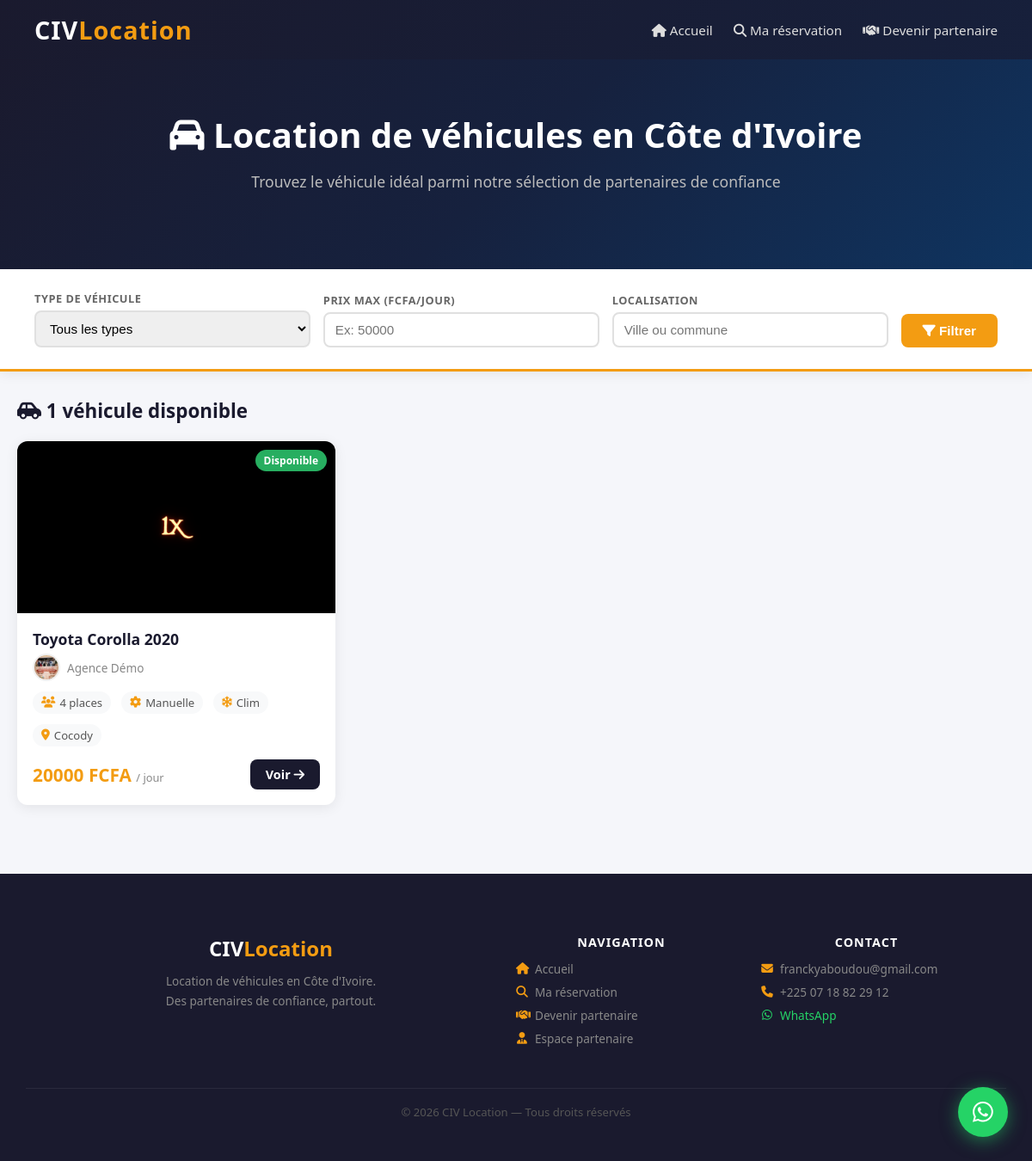
The page / on the database its author committed.
### public/models.py (models this page shows, shortened)
class Vehicule(models.Model):
    TYPE_CHOICES = [
        ('berline', 'Berline'),
        ('suv', 'SUV'),
        ('pickup', 'Pick-up'),
        ('minibus', 'Minibus'),
        ('citadine', 'Citadine'),
        ('utilitaire', 'Utilitaire'),
        ('4x4', '4x4'),
        ('van', 'Van'),
    ]
    TRANSMISSION_CHOICES = [
        ('manuelle', 'Manuelle'),
        ('automatique', 'Automatique'),
    ]
    STATUT_CHOICES = [
        ('en_attente', 'En attente'),
        ('valide', 'Validé'),
        ('rejete', 'Rejeté'),
    ]
    partenaire = models.ForeignKey(Partenaire, on_delete=models.CASCADE, related_name='vehicules')
    marque = models.CharField(max_length=100)
    modele = models.CharField(max_length=100)
    annee = models.PositiveIntegerField()
    type_vehicule = models.CharField(max_length=20, choices=TYPE_CHOICES)
    couleur = models.CharField(max_length=50)
    nombre_places = models.PositiveIntegerField()
    transmission = models.CharField(max_length=20, choices=TRANSMISSION_CHOICES)
    climatisation = models.BooleanField(default=True)
    prix_par_jour = models.DecimalField(max_digits=10, decimal_places=0)
    localisation = models.CharField(max_length=200)
    disponible = models.BooleanField(default=True)
    description = models.TextField(blank=True)
    statut_validation = models.CharField(max_length=20, choices=STATUT_CHOICES, default='en_attente')
    date_ajout = models.DateTimeField(default=timezone.now)
    vues = models.PositiveIntegerField(default=0)
    class Meta:
        verbose_name = 'Véhicule'
        verbose_name_plural = 'Véhicules'
        ordering = ['-date_ajout']
    def photo_principale(self):
        photo = self.photos.first()
        return photo if photo else None

class PhotoVehicule(models.Model):
    vehicule = models.ForeignKey(Vehicule, on_delete=models.CASCADE, related_name='photos')
    image = models.ImageField(upload_to=upload_vehicule_photo)
    ordre = models.PositiveIntegerField(default=0)
    class Meta:
        ordering = ['ordre']

class Partenaire(models.Model):
    STATUT_CHOICES = [
        ('en_attente', 'En attente'),
        ('actif', 'Actif'),
        ('suspendu', 'Suspendu'),
    ]
    nom_agence = models.CharField(max_length=200)
    nom_responsable = models.CharField(max_length=100)
    prenom_responsable = models.CharField(max_length=100)
    email = models.EmailField(unique=True)
    telephone = models.CharField(max_length=20)
    adresse = models.TextField()
    ville = models.CharField(max_length=100)
    logo = models.ImageField(upload_to='partenaires/logos/', blank=True, null=True)
    document_justificatif = models.FileField(upload_to='partenaires/documents/', blank=True, null=True)
    mot_de_passe = models.CharField(max_length=255)
    statut = models.CharField(max_length=20, choices=STATUT_CHOICES, default='en_attente')
    date_inscription = models.DateTimeField(default=timezone.now)
    derniere_connexion = models.DateTimeField(null=True, blank=True)
    class Meta:
        verbose_name = 'Partenaire'
        verbose_name_plural = 'Partenaires'
        ordering = ['-date_inscription']

### public/views.py (the view)
# urls.py: path('', views.accueil, name='accueil'),
def accueil(request):
    vehicules = Vehicule.objects.filter(statut_validation='valide', disponible=True)
    type_filtre = request.GET.get('type', '')
    prix_max = request.GET.get('prix_max', '')
    localisation = request.GET.get('localisation', '')
    if type_filtre:
        vehicules = vehicules.filter(type_vehicule=type_filtre)
    if prix_max:
        try:
            vehicules = vehicules.filter(prix_par_jour__lte=float(prix_max))
        except ValueError:
            pass
    if localisation:
        vehicules = vehicules.filter(localisation__icontains=localisation)
    types = Vehicule.TYPE_CHOICES
    localisations = Vehicule.objects.filter(statut_validation='valide').values_list('localisation', flat=True).distinct()
    return render(request, 'public/accueil.html', {
        'vehicules': vehicules, 'types': types, 'localisations': localisations,
        'type_filtre': type_filtre, 'prix_max': prix_max, 'localisation': localisation,
    })

### public/templates/public/accueil.html (shortened to what this page needs)
<!DOCTYPE html>
<html lang="fr">
<head>
<link rel="stylesheet" href="https://cdnjs.cloudflare.com/ajax/libs/font-awesome/6.4.0/css/all.min.css">
</head>
<body>
<header>
  <div class="header-top">
    <div class="logo">CIV<span>Location</span></div>
    <nav>
      <a href="{% url 'accueil' %}"><i class="fas fa-home"></i> Accueil</a>
      <a href="{% url 'suivi_reservation' %}"><i class="fas fa-search"></i> Ma réservation</a>
      <a href="{% url 'devenir_partenaire' %}"><i class="fas fa-handshake"></i> Devenir partenaire</a>
    </nav>
  </div>
  <div class="hero">
    <h1><i class="fas fa-car"></i> Location de véhicules en Côte d'Ivoire</h1>
    <p>Trouvez le véhicule idéal parmi notre sélection de partenaires de confiance</p>
  </div>
</header>
<div class="filtres">
  <form method="get">
    <div class="groupe">
      <label>Type de véhicule</label>
      <select name="type">
        <option value="">Tous les types</option>
      </select>
    </div>
    <div class="groupe">
      <label>Prix max (FCFA/jour)</label>
      <input type="number" name="prix_max" placeholder="Ex: 50000" value="{{ prix_max }}" min="0">
    </div>
    <div class="groupe">
      <label>Localisation</label>
      <input type="text" name="localisation" placeholder="Ville ou commune" value="{{ localisation }}">
    </div>
    <button type="submit" class="btn-filtre"><i class="fas fa-filter"></i> Filtrer</button>
  </form>
</div>
<div class="container">
  <div class="section-titre">
    <i class="fas fa-car-side"></i>
    {{ vehicules|length }} véhicule{{ vehicules|length|pluralize }} disponible{{ vehicules|length|pluralize }}
  </div>
  {% if vehicules %}
  <div class="grille">
    {% for v in vehicules %}
    <div class="carte">
      <div class="carte-img">
        {% if v.photo_principale %}
        <img src="{{ v.photo_principale.image.url }}" alt="{{ v.marque }} {{ v.modele }}">
        {% else %}
        <div class="no-photo"><i class="fas fa-car"></i></div>
        {% endif %}
        <span class="badge-dispo {% if v.disponible %}disponible{% else %}indisponible{% endif %}">
          {% if v.disponible %}Disponible{% else %}Indisponible{% endif %}
        </span>
      </div>
      <div class="carte-corps">
        <div class="carte-titre">{{ v.marque }} {{ v.modele }} {{ v.annee }}</div>
        <div class="carte-agence-wrap">
          {% if v.partenaire.logo %}
          <img src="{{ v.partenaire.logo.url }}" class="logo-agence" alt="{{ v.partenaire.nom_agence }}">
          {% else %}
          <div class="logo-agence-defaut">{{ v.partenaire.nom_agence|slice:":1"|upper }}</div>
          {% endif %}
          <span style="font-size:.85rem;color:#888;font-weight:500">{{ v.partenaire.nom_agence }}</span>
        </div>
        <div class="carte-infos">
          <span class="info-chip"><i class="fas fa-users"></i> {{ v.nombre_places }} places</span>
          <span class="info-chip"><i class="fas fa-cog"></i> {{ v.get_transmission_display }}</span>
          {% if v.climatisation %}<span class="info-chip"><i class="fas fa-snowflake"></i> Clim</span>{% endif %}
          <span class="info-chip"><i class="fas fa-map-marker-alt"></i> {{ v.localisation }}</span>
        </div>
        <div class="carte-prix">
          <div class="prix">{{ v.prix_par_jour|floatformat:0 }} FCFA <span>/ jour</span></div>
          <a href="{% url 'detail_vehicule' v.pk %}" class="btn-voir">Voir <i class="fas fa-arrow-right"></i></a>
        </div>
      </div>
    </div>
    {% endfor %}
  </div>
  {% endif %}
</div>
<footer>
  <div class="footer-main">
    <div class="footer-brand">
      <div class="footer-logo">CIV<span>Location</span></div>
      <p>Location de véhicules en Côte d'Ivoire.<br>Des partenaires de confiance, partout.</p>
    </div>
    <div class="footer-links">
      <h4>Navigation</h4>
      <a href="/"><i class="fas fa-home"></i> Accueil</a>
      <a href="/ma-reservation/"><i class="fas fa-search"></i> Ma réservation</a>
      <a href="/devenir-partenaire/"><i class="fas fa-handshake"></i> Devenir partenaire</a>
      <a href="/partenaire/connexion/"><i class="fas fa-user-tie"></i> Espace partenaire</a>
    </div>
    <div class="footer-contact">
      <h4>Contact</h4>
      <a href="mailto:franckyaboudou@gmail.com"><i class="fas fa-envelope"></i> franckyaboudou@gmail.com</a>
      <a href="tel:+2250789923611"><i class="fas fa-phone"></i> +225 07 18 82 29 12</a>
      <a href="https://wa.me/2250718822912" target="_blank" class="wa-link"><i class="fab fa-whatsapp"></i> WhatsApp</a>
    </div>
  </div>
  <div class="footer-bottom">
    <p>© 2026 CIV Location — Tous droits réservés</p>
  </div>
</footer>
<a href="https://wa.me/2250718822912" target="_blank" class="whatsapp-float" title="Contactez-nous sur WhatsApp">
  <i class="fab fa-whatsapp"></i>
</a>
</body>
</html>

### public/templates/public/accueil.html (style rules this page uses)
* { margin:0;padding:0;box-sizing:border-box }
body { font-family:'Segoe UI',sans-serif;background:#f5f6fa;color:#333 }
header { background:linear-gradient(135deg,#1a1a2e,#16213e);color:#fff;padding:0 }
.header-top { display:flex;align-items:center;justify-content:space-between;padding:15px 40px }
.logo { font-size:1.8rem;font-weight:800;letter-spacing:1px }
.logo span { color:#f39c12 }
nav a { color:#ddd;text-decoration:none;margin-left:20px;font-size:.95rem;transition:color .2s }
.hero { background:linear-gradient(135deg,#1a1a2e 0%,#16213e 50%,#0f3460 100%);color:#fff;text-align:center;padding:60px 20px }
.hero h1 { font-size:2.5rem;margin-bottom:15px }
.hero p { font-size:1.1rem;color:#bbb;margin-bottom:30px }
.filtres { background:#fff;padding:25px 40px;box-shadow:0 2px 15px rgba(0,0,0,.08);border-bottom:3px solid #f39c12 }
.filtres form { display:flex;gap:15px;flex-wrap:wrap;align-items:flex-end }
.filtres .groupe { display:flex;flex-direction:column;gap:5px;flex:1;min-width:180px }
.filtres label { font-size:.8rem;font-weight:600;color:#666;text-transform:uppercase;letter-spacing:.5px }
.filtres select,.filtres input { padding:10px 12px;border:2px solid #e0e0e0;border-radius:8px;font-size:.95rem;transition:border-color .2s }
.btn-filtre { background:#f39c12;color:#fff;border:none;padding:11px 25px;border-radius:8px;cursor:pointer;font-weight:600;font-size:.95rem;white-space:nowrap }
.container { max-width:1200px;margin:0 auto;padding:30px 20px }
.section-titre { font-size:1.4rem;font-weight:700;margin-bottom:20px;color:#1a1a2e }
.grille { display:grid;grid-template-columns:repeat(auto-fill,minmax(300px,1fr));gap:25px }
.carte { background:#fff;border-radius:12px;overflow:hidden;box-shadow:0 3px 15px rgba(0,0,0,.08);transition:transform .2s,box-shadow .2s }
.carte-img { height:200px;overflow:hidden;background:#eee;position:relative }
.carte-img img { width:100%;height:100%;object-fit:cover }
.badge-dispo { position:absolute;top:10px;right:10px;padding:4px 10px;border-radius:20px;font-size:.75rem;font-weight:700 }
.badge-dispo.disponible { background:#27ae60;color:#fff }
.carte-corps { padding:18px }
.carte-titre { font-size:1.1rem;font-weight:700;margin-bottom:5px;color:#1a1a2e }
.carte-infos { display:flex;gap:12px;flex-wrap:wrap;margin-bottom:15px }
.info-chip { display:flex;align-items:center;gap:5px;font-size:.82rem;color:#555;background:#f8f9fa;padding:4px 10px;border-radius:20px }
.info-chip i { color:#f39c12 }
.carte-prix { display:flex;align-items:center;justify-content:space-between }
.prix { font-size:1.3rem;font-weight:800;color:#f39c12 }
.prix span { font-size:.8rem;color:#888;font-weight:400 }
.btn-voir { background:#1a1a2e;color:#fff;text-decoration:none;padding:8px 18px;border-radius:8px;font-size:.9rem;font-weight:600;transition:background .2s }
footer { background:#1a1a2e;color:#aaa;text-align:center;padding:30px;margin-top:50px }
footer a { color:#f39c12;text-decoration:none }
footer { background:#1a1a2e;color:#aaa;margin-top:50px }
.footer-main { display:grid;grid-template-columns:2fr 1fr 1fr;gap:40px;padding:40px;max-width:1200px;margin:0 auto }
.footer-brand .footer-logo { font-size:1.5rem;font-weight:800;color:#fff;margin-bottom:10px }
.footer-brand .footer-logo span { color:#f39c12 }
.footer-brand p { font-size:.85rem;line-height:1.7;color:#888 }
.footer-links h4,.footer-contact h4 { color:#fff;font-size:.9rem;margin-bottom:12px;text-transform:uppercase;letter-spacing:1px }
.footer-links a,.footer-contact a { display:flex;align-items:center;gap:8px;color:#888;text-decoration:none;font-size:.85rem;margin-bottom:8px;transition:color .2s }
.footer-links a i,.footer-contact a i { width:14px;color:#f39c12 }
.footer-contact .wa-link { color:#25d366 !important }
.footer-contact .wa-link i { color:#25d366 !important }
.footer-bottom { border-top:1px solid rgba(255,255,255,.07);padding:18px 40px;text-align:center;font-size:.82rem;color:#555 }
.whatsapp-float { position:fixed;bottom:28px;right:28px;background:#25d366;color:#fff;border-radius:50%;width:58px;height:58px;display:flex;align-items:center;justify-content:center;font-size:1.7rem;text-decoration:none;box-shadow:0 4px 20px rgba(37,211,102,.5);z-index:9999;transition:transform .2s,box-shadow .2s;animation:pulse-wa 2.5s infinite }
.carte-agence-wrap { display:flex;align-items:center;gap:8px;margin-bottom:12px }
.logo-agence { width:32px;height:32px;border-radius:50%;object-fit:cover;border:2px solid #f0f0f0;flex-shrink:0 }

### rows shown on the page
Vehicule: photo_principale.image (picture), disponible "Disponible", marque "Toyota", modele "Corolla", annee "2020", partenaire.logo (picture), partenaire.nom_agence "Agence Démo", nombre_places "4", transmission "Manuelle", climatisation True (drawn), localisation "Cocody", prix_par_jour "20000"

### other values the page prints
{{ vehicules|length }} "1"
